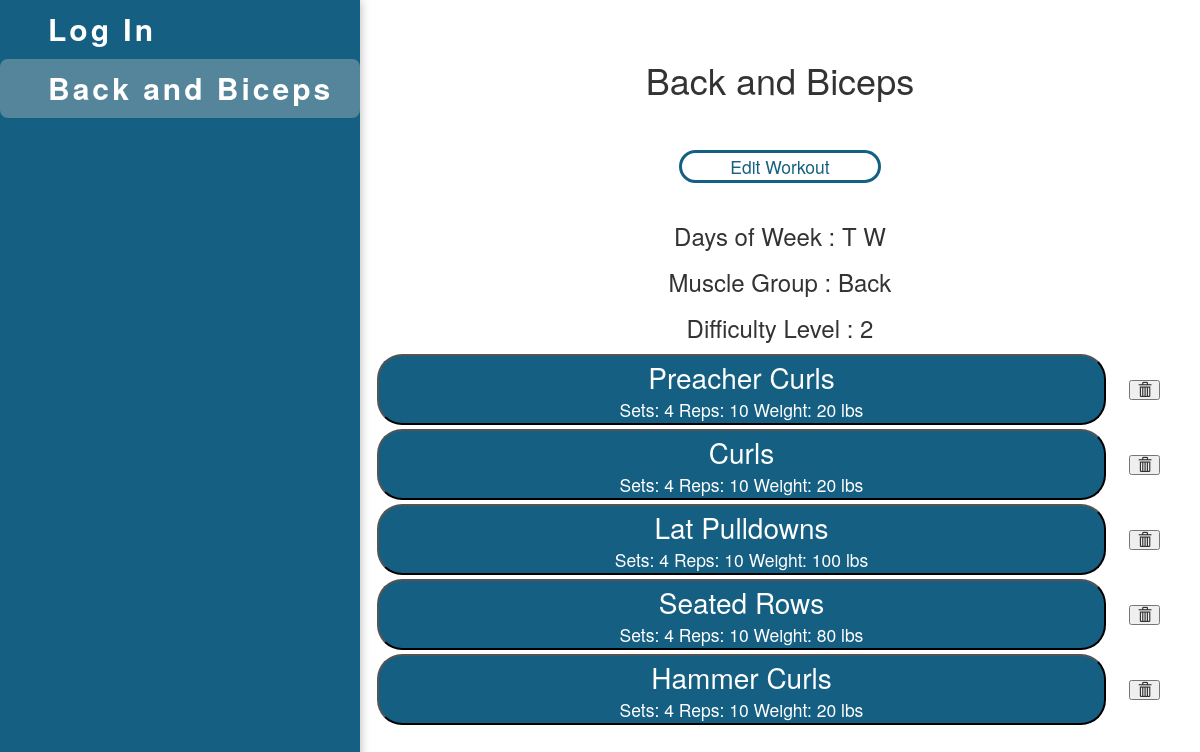
The app's page /individualWorkout.php?workoutId=1 (signed in) with its own data.
### tables this page shows
CREATE TABLE `workouts` (
  `id` int(11) NOT NULL AUTO_INCREMENT,
  `muscle_group` varchar(100) DEFAULT NULL,
  `difficulty_level` varchar(50) DEFAULT NULL,
  `day_of_the_week` varchar(20) DEFAULT NULL,
  `name` varchar(100) DEFAULT NULL,
  PRIMARY KEY (`id`)
);

CREATE TABLE `exercises` (
  `id` int(11) NOT NULL AUTO_INCREMENT,
  `name` varchar(50) DEFAULT NULL,
  `notes` mediumtext DEFAULT NULL,
  `exercise_type` varchar(50) DEFAULT NULL,
  `reps` int(11) DEFAULT NULL,
  `sets` int(11) DEFAULT NULL,
  `weight` int(11) DEFAULT NULL,
  `custom_exercise` tinyint(1) DEFAULT NULL,
  PRIMARY KEY (`id`)
);

### includes/functions.php (called while the page is built, shortened)
<?php
    function isCurrentPage($pageName)
    {
        return (baseName($_SERVER['PHP_SELF']) == $pageName);
    }
    function getWorkoutName($id)
    {
        $connect = connectToDB();
        $sql = "SELECT name FROM workouts WHERE id='$id' LIMIT 1;";
        $result = mysqli_query($connect, $sql);
        $row = mysqli_fetch_assoc($result);
        return $row['name'];
    }
        function connectToDB()
        {
            return mysqli_connect(HOST, USER, PASS, DB);
        }
?>

### includes/DataBaseConnection.php (called while the page is built, shortened)
<?php
function cleanInputValue($con, $string) {
    $string = stripslashes($string);
    $string = htmlentities($string);
    return $con->real_escape_string($string);
}
?>

### individualWorkout.php (the view, shortened to what this page needs)
<?php
    include_once('includes/functions.php');
    require_once "./includes/DataBaseConnection.php";
    $workoutName = "";
    $workoutDays = "";
    $workoutMuscleGroup = "";
    $workoutDifficulty = "";
    $exerciseInfo = array();
    if (isset($_GET['workoutId'])) {
        $workoutId = cleanInputValue($conndb, $_GET['workoutId']);
    } else {
        $workoutId = "Workout not found";
    }
    $sqlQuery = "Select e.name as exerciseName, e.id as exerciseId, e.sets as sets, e.reps as reps, e.weight as weight, "
        . "w.name as workoutName, w.difficulty_level as difficultyLevel, "
        . "w.day_of_the_week as dayOfWeek, w.muscle_group as muscleGroup FROM workouts as w "
        ."INNER JOIN workout_exercise_connection as c ON c.workoutId = w.id INNER JOIN exercises as e ON c.exerciseId = e.id WHERE w.id = {$workoutId};";
    $result = $conndb->query($sqlQuery);
    if (mysqli_num_rows($result) > 0) {
        while( $allInformation = $result->fetch_assoc())
        {
            $workoutDays = $allInformation['dayOfWeek'];
            $workoutName = $allInformation['workoutName'];
            $workoutDifficulty = $allInformation['difficultyLevel'];
            $workoutMuscleGroup = $allInformation['muscleGroup'];
            array_push($exerciseInfo, array($allInformation['exerciseName'], $allInformation['exerciseId'], $allInformation['sets'],
                $allInformation['reps'], $allInformation['weight'] ));
        }
    } else {
        echo "Workout Not Found During Search ";
    }
?>
<!doctype html>
<html lang="en">
    <head>
        <link rel="stylesheet" href="./css/style.css" type="text/css">
        <link rel="stylesheet" href="https://maxcdn.bootstrapcdn.com/bootstrap/3.3.7/css/bootstrap.min.css">
    </head>
    <body>
        <?php
            include_once("includes/nav.php");
            echo <<<HTML
        <div class="contentWrapper">
        <div class="editPageDiv container-fluid text-center w-100">
        <h1>{$workoutName}</h1>
        <form method="get" action="editWorkout.php">
            <input type="hidden" name="workoutId" value="{$workoutId}">
            <button id="editWorkoutBox" type="submit">Edit Workout</button>
        </form>
        </br>
        <h3>Days of Week : {$workoutDays}</h3>
        <h3>Muscle Group : {$workoutMuscleGroup}</h3>
        <h3>Difficulty Level : {$workoutDifficulty}</h3>
     HTML;
            for($n = 0; $n < sizeof($exerciseInfo); $n++)
            {
                echo <<< HTML
            <div class='exerciseDiv'>
             <form method="post" action="individualExercise.php" style="width:90%;">
             <button class='exerciseBox' type="submit" name="exerciseId" value='{$exerciseInfo[$n][1]}'>
          <div id='exercise{$exerciseInfo[$n][1]}' class = 'workoutText'>{$exerciseInfo[$n][0]}</div>
              <div class="individualWorkoutDetails">Sets: {$exerciseInfo[$n][2]} Reps: {$exerciseInfo[$n][3]} Weight: {$exerciseInfo[$n][4]} lbs
                  </div></button></form>
                             <form id="removeExercise" class="trashForm" action="workout.php" method="post">
                            <input type="hidden" name="workout_id" value="{$workoutId}">
                            <input type="hidden" name="exercise_id" value="{$exerciseInfo[$n][1]}">
                            <input type="hidden" name="delete_exercise" value="yes">
                            <button type="submit" class='glyphicon glyphicon-trash'></button>
                                </form>
                            </div>
      HTML;
            }
        ?>
    </body>
</html>

### includes/nav.php (shortened to what this page needs)
<?php
    include_once('functions.php');
?>
<nav>
    <ul>
        <?php
            echo ($_SESSION['granted'] ? '<li'.(isCurrentPage('index.php') ? ' class="active"' : '').'><a href=".">Home</li>' : '<li'.(isCurrentPage('index.php') ? ' class="active"' : '').'><a href=".">Log In</a></li>');
            if(isCurrentPage('individualWorkout.php')) echo '<li class="active"><a>'.getWorkoutName($_GET['workoutId']).'</a></li>';
        ?>
    </ul>
</nav>

### css/style.css (style rules this page uses)
body { margin: 0; background-color: white; overflow: auto !important; color: black; display: flex; }
nav { background-color: #156082; box-shadow: 0 0 10px rgba(0, 0, 0, 0.3); width: 30%; color: white; position: fixed; height: 100%; }
nav ul { margin: 0; padding: 0; justify-content: center; }
nav li, nav a { display: block; }
nav a { letter-spacing: 3px; font-size: 30px; text-decoration: none; font-weight: bold; transition: transform 500ms; color: white; padding: 8px; margin: 0px 0px 0px 40px; }
nav li.active { background-color: rgba(196, 196, 196, 0.37); border-radius: 8px; }
.contentWrapper { width:70%; text-align: center; position: absolute; right: 0; overflow:auto; }
.contentWrapper h1 { padding:40px; }
.exerciseBox { background-color: #156082; margin: 2px; border-radius: 25px; display: block; justify-content: center; align-items: center; width: 100%; }
.exerciseDiv { display:flex; }
.editPageDiv { display:block; }
.individualWorkoutDetails { color: white; text-align: center; font-size: 1.25em; }
.workoutText { color: white; font-size: 2em; text-align: center; }
#editWorkoutBox { background-color: white; border: #156082 solid; margin: auto; border-radius: 25px; justify-content: center; align-items: center; color:#156082; font-size: 1.25em; text-align: center; width: 25%; }
.trashForm { margin:auto; }

### records on screen
workouts: name "Back and Biceps", day_of_the_week "T W", muscle_group "Back", difficulty_level "2", exercises.name "Preacher Curls", exercises.sets "4", exercises.reps "10", exercises.weight "20", exercises.name "Curls", exercises.name "Lat Pulldowns", exercises.weight "100", exercises.name "Seated Rows", exercises.weight "80", exercises.name "Hammer Curls"
